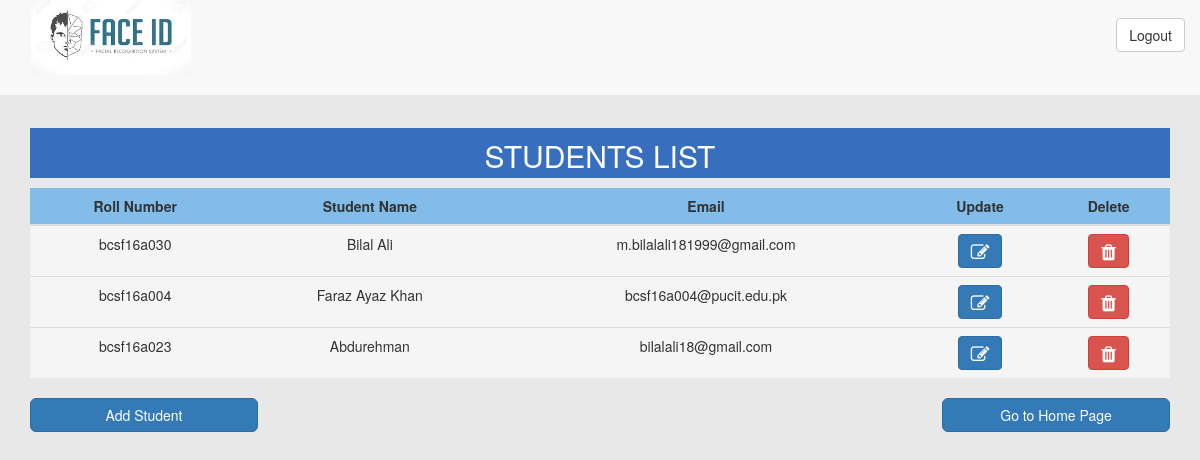
Page /Students on the earlier database version.
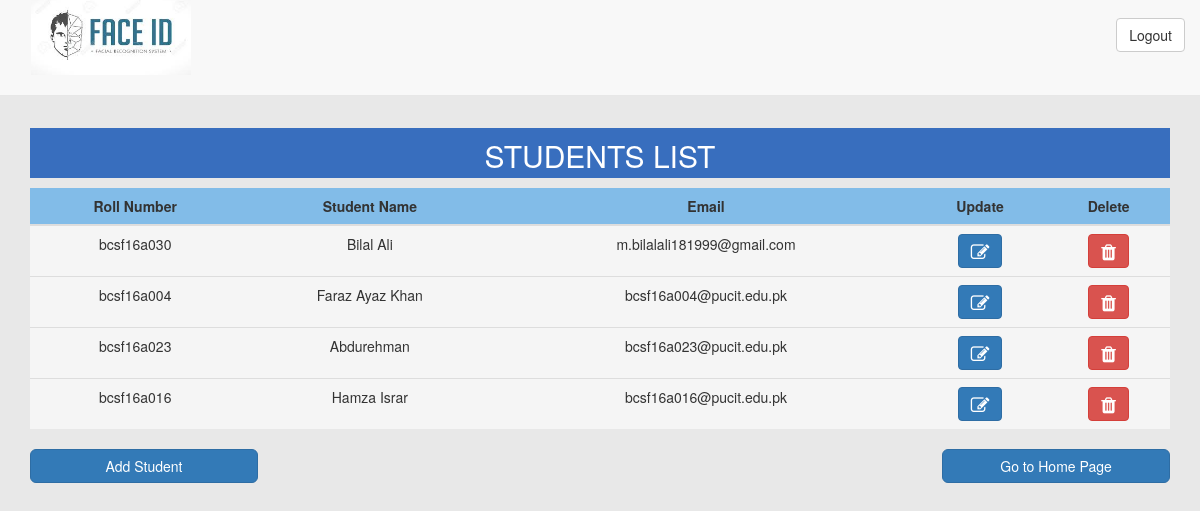
Same page on the later database version.
### Attendance/models.py (models this page shows)
class Student(models.Model):
    RollNo = models.CharField(max_length=30, primary_key=True, unique=True)
    StdName = models.CharField(max_length=30)
    Email = models.EmailField()
    Password = models.CharField(max_length=20)

### Attendance/views.py (the view)
# urls.py: path('Students',AllStudents,name='Students'),
def AllStudents(request):
    allStudents=Student.objects.all()
    return render(request,'students.html',{'students':allStudents})

### templates/students.html (shortened to what this page needs)
<!DOCTYPE html>
<html>
<head>
    <link rel="stylesheet" href="https://maxcdn.bootstrapcdn.com/bootstrap/3.4.0/css/bootstrap.min.css">
    <link rel="stylesheet" href="https://stackpath.bootstrapcdn.com/font-awesome/4.7.0/css/font-awesome.min.css">
</head>
<body style="background-color:rgba(210, 210, 210,0.5);">
    <nav class="navbar navbar-default navbar-fixed-top" style="height: 12%;">
        <div class="container-fluid">
            <div class="navbar-header" style="margin-right:10%;">
                <a class="navbar-brand" href="#">
                    <img src="static/Images/logo3.png" alt="logo" style="width:160px;height: 80px; margin-top:-20px;margin-left:10%;">
                </a>
            </div>
            <a id="logOutBtn" class="btn btn-default pull-right hidden-xs" onclick="logout()" style="margin-top:1.5%;">Logout</a>
        </div>
    </nav>
    <div class="container " style="margin-top:9%; position:center;">
        <h2 class="text-center text-uppercase" style="padding-top:1%;background-color:#386ebe; color:white; height:50px;">Students List</h2>
        <div style="background-color:whitesmoke;" class="tableFixHead text-center">
            <table class="table table-responsive table-hover">
                <thead style="">
                    <tr style="background-color: #55a6e4b7;">
                        <th style="text-align:center;">Roll Number</th>
                        <th style="text-align:center;">Student Name</th>
                        <th style="text-align:center;">Email</th>
                        <th style="text-align:center;">Update</th>
                        <th style="text-align:center;">Delete</th>
                    </tr>
                </thead>
                <tbody>
                {% for std in students %}
                    <tr>
                        <td>{{ std.RollNo }}</td>
                        <td>{{ std.StdName }}</td>
                        <td>{{ std.Email }}</td>
                        <td><button class="btn btn-primary" value="{{ std.RollNo}},{{std.StdName}},{{std.Email}}" onclick="openUpdateModal(this.value)"><i class="fa fa-edit fa-lg"></i></button></td>
                        <td><button class="btn btn-danger" value="{{ std.RollNo }}" onclick="openDeleteModal(this.value)"><i class="fa fa-trash fa-lg"></i></button></td>
                    </tr>
                  {% endfor %}
                </tbody>
            </table>
        </div>
        <div class="text-center">
            <button class="btn btn-primary pull-left" type="button" style=" width:20%;color:white; border-radius:6px;" id="addInvigilator" data-toggle="modal" data-target="#myModal">Add Student</button> &nbsp; &nbsp;
            <button  onclick="redirectToHomepage()" class="btn btn-primary pull-right" type="submit" style="margin-left:1%;width:20%;color:white; border-radius:6px;">Go to Home Page</button>
        </div>
    </div>
</body>
</html>

Differences in the rows shown:
changed Student "bcsf16a023": Email "bilalali18@gmail.com" → "bcsf16a023@pucit.edu.pk"
added Student: RollNo "bcsf16a016", StdName "Hamza Israr", Email "bcsf16a016@pucit.edu.pk"
